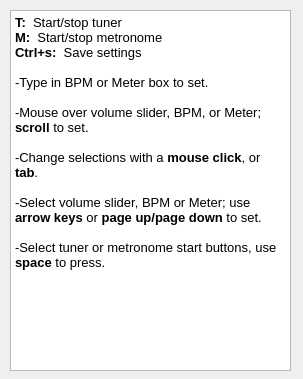
<?xml version="1.0" encoding="UTF-8"?>
<ui version="4.0">
 <class>Hotkeys</class>
 <widget class="QWidget" name="Hotkeys">
  <property name="geometry">
   <rect>
    <x>0</x>
    <y>0</y>
    <width>303</width>
    <height>379</height>
   </rect>
  </property>
  <property name="windowTitle">
   <string>Hotkeys</string>
  </property>
  <widget class="QTextBrowser" name="textBrowser">
   <property name="geometry">
    <rect>
     <x>10</x>
     <y>10</y>
     <width>281</width>
     <height>361</height>
    </rect>
   </property>
   <property name="html">
    <string>&lt;!DOCTYPE HTML PUBLIC &quot;-//W3C//DTD HTML 4.0//EN&quot; &quot;http://www.w3.org/TR/REC-html40/strict.dtd&quot;&gt;
&lt;html&gt;&lt;head&gt;&lt;meta name=&quot;qrichtext&quot; content=&quot;1&quot; /&gt;&lt;style type=&quot;text/css&quot;&gt;
p, li { white-space: pre-wrap; }
&lt;/style&gt;&lt;/head&gt;&lt;body style=&quot; font-family:'MS Shell Dlg 2'; font-size:8.25pt; font-weight:400; font-style:normal;&quot;&gt;
&lt;p style=&quot; margin-top:0px; margin-bottom:0px; margin-left:0px; margin-right:0px; -qt-block-indent:0; text-indent:0px;&quot;&gt;&lt;span style=&quot; font-size:10pt; font-weight:600;&quot;&gt;T:&lt;/span&gt;&lt;span style=&quot; font-size:10pt;&quot;&gt;  Start/stop tuner&lt;/span&gt;&lt;/p&gt;
&lt;p style=&quot; margin-top:0px; margin-bottom:0px; margin-left:0px; margin-right:0px; -qt-block-indent:0; text-indent:0px;&quot;&gt;&lt;span style=&quot; font-size:10pt; font-weight:600;&quot;&gt;M: &lt;/span&gt;&lt;span style=&quot; font-size:10pt;&quot;&gt; Start/stop metronome&lt;/span&gt;&lt;/p&gt;
&lt;p style=&quot; margin-top:0px; margin-bottom:0px; margin-left:0px; margin-right:0px; -qt-block-indent:0; text-indent:0px;&quot;&gt;&lt;span style=&quot; font-size:10pt; font-weight:600;&quot;&gt;Ctrl+s: &lt;/span&gt;&lt;span style=&quot; font-size:10pt;&quot;&gt; Save settings&lt;/span&gt;&lt;/p&gt;
&lt;p style=&quot;-qt-paragraph-type:empty; margin-top:0px; margin-bottom:0px; margin-left:0px; margin-right:0px; -qt-block-indent:0; text-indent:0px; font-size:10pt;&quot;&gt;&lt;br /&gt;&lt;/p&gt;
&lt;p style=&quot; margin-top:0px; margin-bottom:0px; margin-left:0px; margin-right:0px; -qt-block-indent:0; text-indent:0px;&quot;&gt;&lt;span style=&quot; font-size:10pt;&quot;&gt;-Type in BPM or Meter box to set.&lt;/span&gt;&lt;/p&gt;
&lt;p style=&quot;-qt-paragraph-type:empty; margin-top:0px; margin-bottom:0px; margin-left:0px; margin-right:0px; -qt-block-indent:0; text-indent:0px; font-size:10pt;&quot;&gt;&lt;br /&gt;&lt;/p&gt;
&lt;p style=&quot; margin-top:0px; margin-bottom:0px; margin-left:0px; margin-right:0px; -qt-block-indent:0; text-indent:0px;&quot;&gt;&lt;span style=&quot; font-size:10pt;&quot;&gt;-Mouse over volume slider, BPM, or Meter; &lt;/span&gt;&lt;span style=&quot; font-size:10pt; font-weight:600;&quot;&gt;scroll&lt;/span&gt;&lt;span style=&quot; font-size:10pt;&quot;&gt; to set.&lt;/span&gt;&lt;/p&gt;
&lt;p style=&quot;-qt-paragraph-type:empty; margin-top:0px; margin-bottom:0px; margin-left:0px; margin-right:0px; -qt-block-indent:0; text-indent:0px; font-size:10pt;&quot;&gt;&lt;br /&gt;&lt;/p&gt;
&lt;p style=&quot; margin-top:0px; margin-bottom:0px; margin-left:0px; margin-right:0px; -qt-block-indent:0; text-indent:0px;&quot;&gt;&lt;span style=&quot; font-size:10pt;&quot;&gt;-Change selections with a &lt;/span&gt;&lt;span style=&quot; font-size:10pt; font-weight:600;&quot;&gt;mouse click&lt;/span&gt;&lt;span style=&quot; font-size:10pt;&quot;&gt;, or &lt;/span&gt;&lt;span style=&quot; font-size:10pt; font-weight:600;&quot;&gt;tab&lt;/span&gt;&lt;span style=&quot; font-size:10pt;&quot;&gt;. &lt;/span&gt;&lt;/p&gt;
&lt;p style=&quot;-qt-paragraph-type:empty; margin-top:0px; margin-bottom:0px; margin-left:0px; margin-right:0px; -qt-block-indent:0; text-indent:0px; font-size:10pt;&quot;&gt;&lt;br /&gt;&lt;/p&gt;
&lt;p style=&quot; margin-top:0px; margin-bottom:0px; margin-left:0px; margin-right:0px; -qt-block-indent:0; text-indent:0px;&quot;&gt;&lt;span style=&quot; font-size:10pt;&quot;&gt;-Select volume slider, BPM or Meter; use &lt;/span&gt;&lt;span style=&quot; font-size:10pt; font-weight:600;&quot;&gt;arrow keys&lt;/span&gt;&lt;span style=&quot; font-size:10pt;&quot;&gt; or &lt;/span&gt;&lt;span style=&quot; font-size:10pt; font-weight:600;&quot;&gt;page up/page down&lt;/span&gt;&lt;span style=&quot; font-size:10pt;&quot;&gt; to set. &lt;/span&gt;&lt;/p&gt;
&lt;p style=&quot;-qt-paragraph-type:empty; margin-top:0px; margin-bottom:0px; margin-left:0px; margin-right:0px; -qt-block-indent:0; text-indent:0px; font-size:10pt;&quot;&gt;&lt;br /&gt;&lt;/p&gt;
&lt;p style=&quot; margin-top:0px; margin-bottom:0px; margin-left:0px; margin-right:0px; -qt-block-indent:0; text-indent:0px;&quot;&gt;&lt;span style=&quot; font-size:10pt;&quot;&gt;-Select tuner or metronome start buttons, use &lt;/span&gt;&lt;span style=&quot; font-size:10pt; font-weight:600;&quot;&gt;space&lt;/span&gt;&lt;span style=&quot; font-size:10pt;&quot;&gt; to press.&lt;/span&gt;&lt;/p&gt;
&lt;p style=&quot;-qt-paragraph-type:empty; margin-top:0px; margin-bottom:0px; margin-left:0px; margin-right:0px; -qt-block-indent:0; text-indent:0px; font-size:10pt;&quot;&gt;&lt;br /&gt;&lt;/p&gt;
&lt;p style=&quot;-qt-paragraph-type:empty; margin-top:0px; margin-bottom:0px; margin-left:0px; margin-right:0px; -qt-block-indent:0; text-indent:0px; font-size:10pt;&quot;&gt;&lt;br /&gt;&lt;/p&gt;&lt;/body&gt;&lt;/html&gt;</string>
   </property>
  </widget>
 </widget>
 <resources/>
 <connections/>
</ui>
